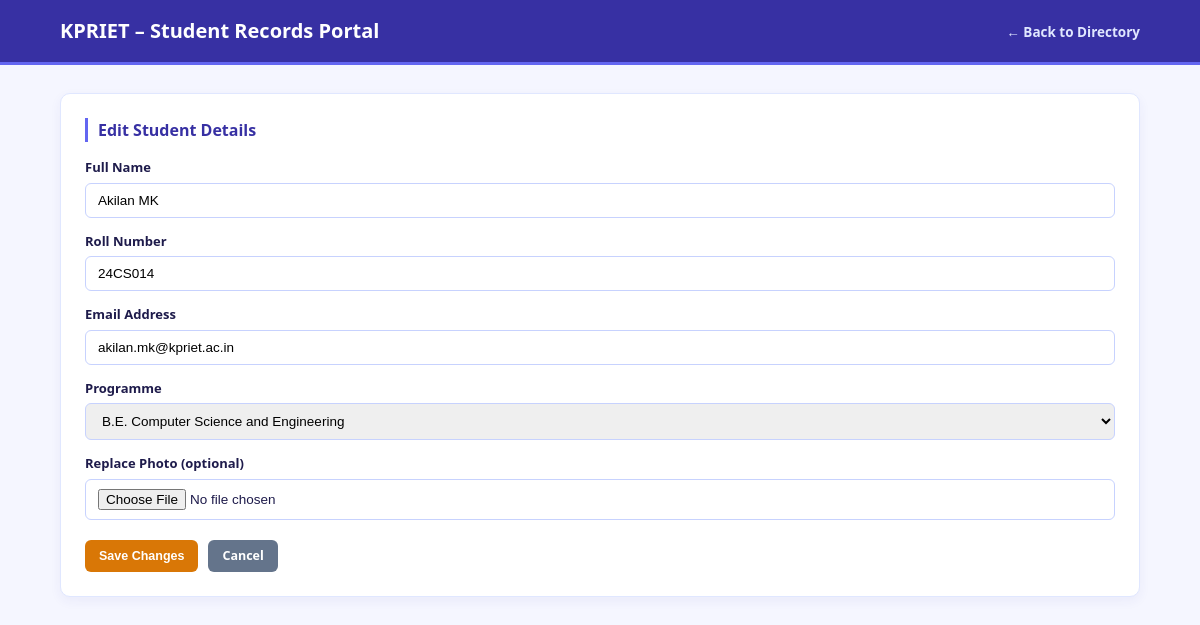
The page /edit_student.php?id=1 on the database its author committed.
### tables this page shows
CREATE TABLE IF NOT EXISTS students (
  id INT AUTO_INCREMENT PRIMARY KEY,
  name VARCHAR(100) NOT NULL,
  roll_no VARCHAR(30) NOT NULL UNIQUE,
  email VARCHAR(100) NOT NULL UNIQUE,
  course VARCHAR(100) NOT NULL,
  created_at TIMESTAMP DEFAULT CURRENT_TIMESTAMP
);

### edit_student.php (the view, shortened to what this page needs)
<?php
require_once 'db.php';
$id = $_GET['id'] ?? '';
$q = $conn->prepare("SELECT * FROM students WHERE id = ?");
$q->execute([$id]);
$student = $q->fetch();
?>
<!DOCTYPE html>
<html lang="en">
<head>
  <link rel="stylesheet" href="style.css">
</head>
<body>
  <header class="top-bar">
    <h1>KPRIET &ndash; Student Records Portal</h1>
    <nav class="menu"><a href="index.php">&larr; Back to Directory</a></nav>
  </header>
  <main class="container">
    <div class="panel">
      <h3>Edit Student Details</h3>
      <form method="POST" action="edit_student.php?id=<?= (int)$student['id'] ?>" enctype="multipart/form-data">
        <div class="field"><label>Full Name</label>
          <input type="text" name="name" value="<?= htmlspecialchars($student['name']) ?>" required></div>
        <div class="field"><label>Roll Number</label>
          <input type="text" name="roll_no" value="<?= htmlspecialchars($student['roll_no']) ?>" required></div>
        <div class="field"><label>Email Address</label>
          <input type="email" name="email" value="<?= htmlspecialchars($student['email']) ?>" required></div>
        <div class="field"><label>Programme</label>
          <select name="course" required>
            <?php foreach (PROGRAMMES as $p): ?>
              <option value="<?= htmlspecialchars($p) ?>" <?= $student['course'] === $p ? 'selected' : '' ?>><?= htmlspecialchars($p) ?></option>
            <?php endforeach; ?>
          </select></div>
        <div class="field"><label>Replace Photo (optional)</label>
          <input type="file" name="profile_image" accept="image/jpeg,image/png"></div>
        <div class="form-buttons">
          <button type="submit" class="btn btn-edit">Save Changes</button>
          <a href="view_student.php?id=<?= (int)$student['id'] ?>" class="btn btn-cancel">Cancel</a>
        </div>
      </form>
    </div>
  </main>
</body>
</html>

### style.css (style rules this page uses)
* { box-sizing: border-box; margin: 0; padding: 0; }
body { font-family: "Segoe UI", Arial, sans-serif; background: #f5f6ff; color: #1e1b4b; line-height: 1.5; }
.top-bar { background: #3730a3; color: #fff; padding: 16px 5%; display: flex; justify-content: space-between; align-items: center; border-bottom: 3px solid #6366f1; }
.top-bar h1 { font-size: 20px; }
.menu a { color: #e0e7ff; text-decoration: none; font-weight: 600; margin-left: 18px; font-size: 13.5px; }
.container { width: 94%; max-width: 1080px; margin: 28px auto; }
.panel { background: #fff; border-radius: 10px; padding: 24px; border: 1px solid #e0e7ff; box-shadow: 0 4px 12px rgba(55,48,163,.06); margin-bottom: 22px; }
.panel h3 { color: #3730a3; border-left: 3px solid #6366f1; padding-left: 10px; margin-bottom: 16px; font-size: 16px; }
.btn { display: inline-block; padding: 7px 14px; font-size: 12.5px; font-weight: 600; border-radius: 6px; text-decoration: none; cursor: pointer; border: none; color: #fff; transition: opacity .2s; }
.btn-edit { background: #d97706; }
.btn-cancel { background: #64748b; }
.field { margin-bottom: 14px; }
.field label { display: block; font-weight: 600; font-size: 13px; margin-bottom: 5px; }
.field input, .field select { width: 100%; padding: 9px 12px; border: 1px solid #c7d2fe; border-radius: 6px; font-size: 13.5px; }
.form-buttons { margin-top: 20px; display: flex; gap: 10px; }

### rows shown on the page
students: name "Akilan MK", roll_no "24CS014", email "akilan.mk@kpriet.ac.in", course "B.E. Computer Science and Engineering"
